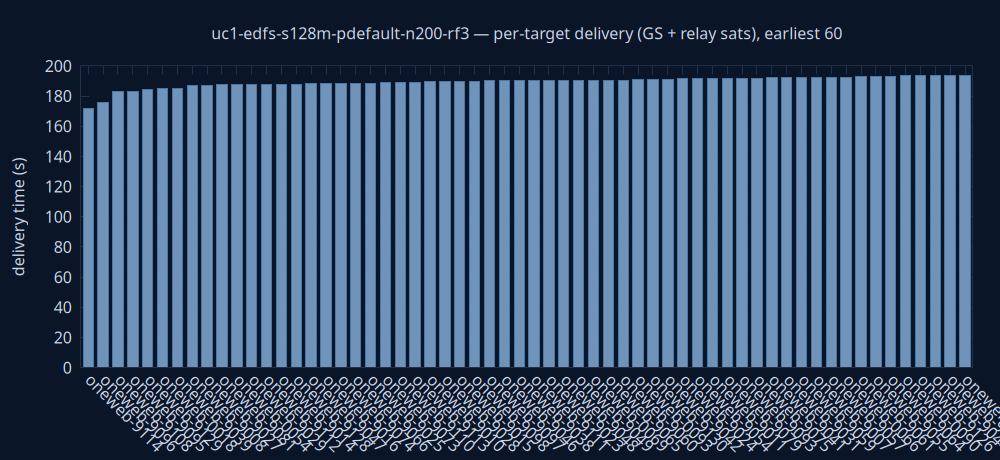

This figure's gnuplot source:
set terminal pngcairo size 1000,460 background rgb '#0a1628'
set output 'delivery.png'
set style fill solid 0.8
set boxwidth 0.7 relative
set border lc rgb '#22304a'
set grid ytics lc rgb '#22304a'
set yrange [0:*]
set ylabel 'delivery time (s)' textcolor rgb '#cdd7ea'
set xtics rotate by -45 textcolor rgb '#cdd7ea'
set ytics textcolor rgb '#cdd7ea'
set title 'uc1-edfs-s128m-pdefault-n200-rf3 — per-target delivery (GS + relay sats), earliest 60' textcolor rgb '#cdd7ea'
plot 'delivery.dat' using 0:2:3:xtic(1) with boxes lc rgb variable notitle
